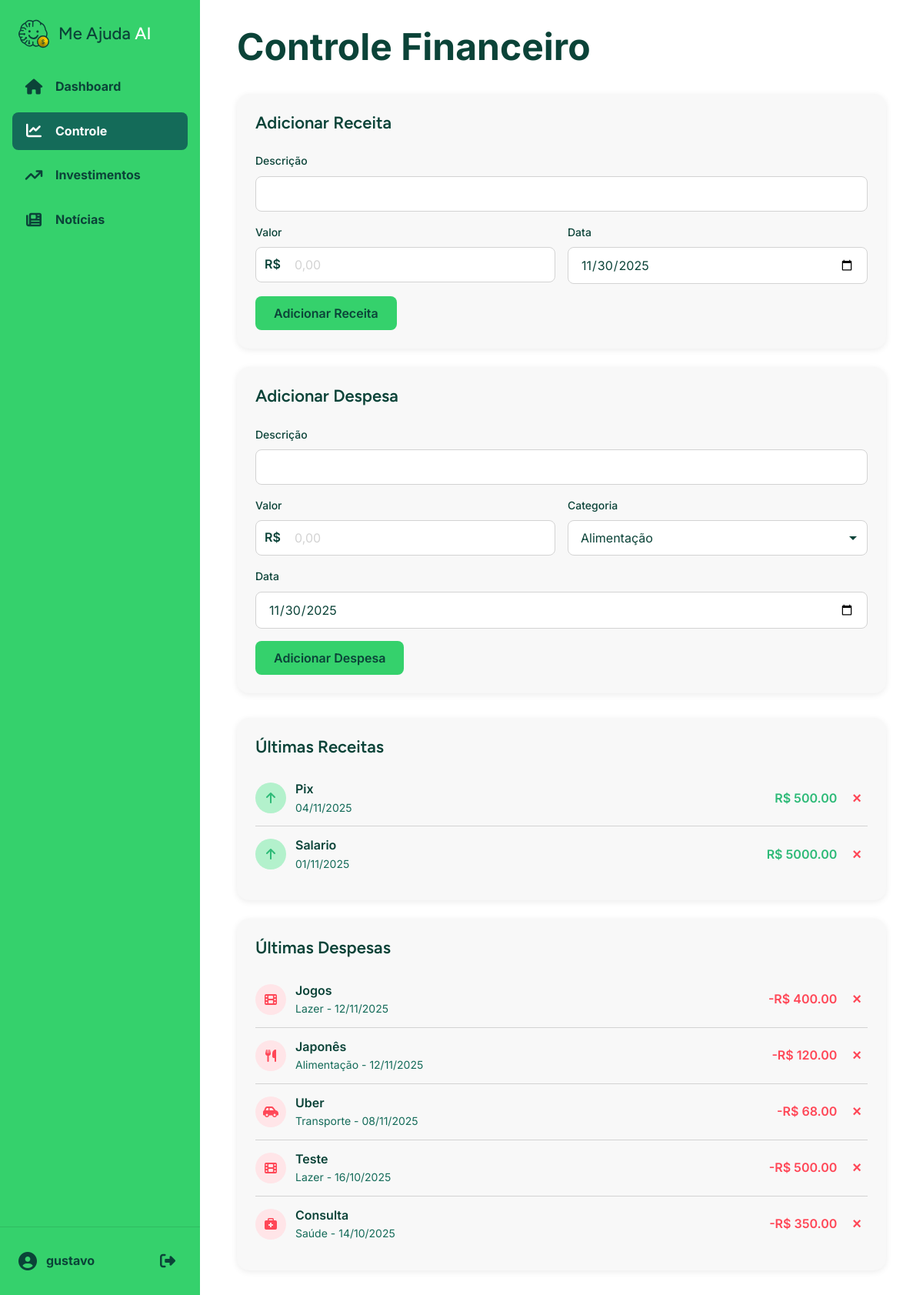
/controle (signed in), run on the app's committed database.
### project/models.py (models this page shows, shortened)
class User(db.Model, UserMixin):
    id = db.Column(db.Integer, primary_key=True)
    name = db.Column(db.String(150), nullable=False)
    email = db.Column(db.String(150), unique=True, nullable=False, index=True)
    password_hash = db.Column(db.String(128), nullable=False)
    goals = db.relationship('Goal', backref='owner', lazy=True, cascade="all, delete-orphan")
    incomes = db.relationship('Income', backref='owner', lazy=True, cascade="all, delete-orphan")
    expenses = db.relationship('Expense', backref='owner', lazy=True, cascade="all, delete-orphan")

class Income(db.Model):
    id = db.Column(db.Integer, primary_key=True)
    description = db.Column(db.String(256), nullable=False)
    amount = db.Column(db.Float, nullable=False)
    date = db.Column(db.Date, nullable=False, default=datetime.utcnow, index=True)
    user_id = db.Column(db.Integer, db.ForeignKey('user.id'), nullable=False)

class Expense(db.Model):
    id = db.Column(db.Integer, primary_key=True)
    description = db.Column(db.String(256), nullable=False)
    amount = db.Column(db.Float, nullable=False)
    category = db.Column(db.String(128), default='Geral', index=True)
    date = db.Column(db.Date, nullable=False, default=datetime.utcnow, index=True)  # Mudei para Date object
    user_id = db.Column(db.Integer, db.ForeignKey('user.id'), nullable=False)

### project/main/routes.py (the view)
@main.route('/controle', methods=['GET', 'POST'])
@login_required
def controle():
    income_form = IncomeForm(prefix='income')
    expense_form = ExpenseForm(prefix='expense')
    expense_form.category.choices = [(c, c) for c in EXPENSE_CATEGORIES]
    if request.method == "GET":
        if not income_form.date.data: income_form.date.data = datetime.utcnow().date()
        if not expense_form.date.data: expense_form.date.data = datetime.utcnow().date()
    if 'income-submit_income' in request.form and income_form.validate_on_submit():
        new_income = Income(description=income_form.description.data, amount=income_form.amount.data,
                            date=income_form.date.data, owner=current_user)
        db.session.add(new_income)
        db.session.commit()
        return redirect(url_for('main.controle'))
    if 'expense-submit_expense' in request.form and expense_form.validate_on_submit():
        new_expense = Expense(description=expense_form.description.data, amount=expense_form.amount.data,
                              category=expense_form.category.data, date=expense_form.date.data, owner=current_user)
        db.session.add(new_expense)
        db.session.commit()
        return redirect(url_for('main.controle'))
    incomes = Income.query.filter_by(owner=current_user).order_by(Income.date.desc()).limit(10).all()
    expenses = Expense.query.filter_by(owner=current_user).order_by(Expense.date.desc()).limit(10).all()
    return render_template('controle.html',
                           title='Controle Financeiro',
                           income_form=income_form,
                           expense_form=expense_form,
                           incomes=incomes,
                           expenses=expenses,
                           category_icons=CATEGORY_ICONS)

### project/main/forms.py
class IncomeForm(FlaskForm):
    description = StringField('Descrição', validators=[DataRequired()])
    amount = FloatField('Valor', validators=[DataRequired(), NumberRange(min=0.01)])
    date = DateField('Data', validators=[DataRequired()], format='%Y-%m-%d')
    submit_income = SubmitField('Adicionar Receita')

class ExpenseForm(FlaskForm):
    description = StringField('Descrição', validators=[DataRequired()])
    amount = FloatField('Valor', validators=[DataRequired(), NumberRange(min=0.01)])
    category = SelectField('Categoria', validators=[DataRequired()])
    date = DateField('Data', validators=[DataRequired()], format='%Y-%m-%d')
    submit_expense = SubmitField('Adicionar Despesa')

### project/models.py (called while the page is built)
@login_manager.user_loader
def load_user(user_id):
    return User.query.get(int(user_id))

### project/templates/controle.html (shortened to what this page needs)
{% extends "dashboard_base.html" %}
{% block content %}
    <h1>Controle Financeiro</h1>
    <div class="controle-grid">
        <div class="forms-column">
            <div class="card form-card">
                <h2>Adicionar Receita</h2>
                <form method="POST" action="" novalidate>
                    <div class="form-group">
                        {{ income_form.description.label }}
                        {{ income_form.description(class="form-control") }}
                    </div>
                    <div class="form-group-row">
                        <div class="form-group">
                            {{ income_form.amount.label }}
                            <div class="currency-input-wrapper">
                                <input type="text" class="form-control currency-mask" placeholder="0,00" inputmode="decimal">
                            </div>
                        </div>
                        <div class="form-group">
                            {{ income_form.date.label }}
                            {{ income_form.date(class="form-control") }}
                        </div>
                    </div>
                    {{ income_form.submit_income(class="btn-primary") }}
                </form>
            </div>
            <div class="card form-card">
                <h2>Adicionar Despesa</h2>
                <form method="POST" action="" novalidate>
                    <div class="form-group">
                        {{ expense_form.description.label }}
                        {{ expense_form.description(class="form-control") }}
                    </div>
                    <div class="form-group-row">
                        <div class="form-group">
                            {{ expense_form.amount.label }}
                            <div class="currency-input-wrapper">
                                <input type="text" class="form-control currency-mask" placeholder="0,00" inputmode="decimal">
                            </div>
                        </div>
                        <div class="form-group">
                            {{ expense_form.category.label }}
                            {{ expense_form.category(class="form-control") }}
                        </div>
                    </div>
                    <div class="form-group">
                        {{ expense_form.date.label }}
                        {{ expense_form.date(class="form-control") }}
                    </div>
                    {{ expense_form.submit_expense(class="btn-primary") }}
                </form>
            </div>
        </div>
        <div class="lists-column">
            <div class="card list-card">
                <h2>Últimas Receitas</h2>
                <ul class="item-list">
                    {% for item in incomes %}
                    <li class="item-row">
                        <div class="item-icon income">
                            <i class="fa-solid fa-arrow-up"></i>
                        </div>
                        <div class="item-info">
                            <span class="item-desc">{{ item.description }}</span>
                            <span class="item-date">{{ item.date.strftime('%d/%m/%Y') }}</span>
                        </div>
                        <div class="item-value income">
                            R$ {{ "%.2f"|format(item.amount) }}
                        </div>
                        <form action="{{ url_for('main.delete_income', item_id=item.id) }}" method="POST">
                            <button type="submit" class="btn-delete" title="Excluir">&times;</button>
                        </form>
                    </li>
                    {% else %}
                    <li class="item-row-empty">Nenhuma receita adicionada.</li>
                    {% endfor %}
                </ul>
            </div>
            <div class="card list-card">
                <h2>Últimas Despesas</h2>
                <ul class="item-list">
                    {% for item in expenses %}
                    <li class="item-row">
                        <div class="item-icon expense">
                            <i class="{{ category_icons.get(item.category, category_icons.default) }}"></i>
                        </div>
                        <div class="item-info">
                            <span class="item-desc">{{ item.description }}</span>
                            <span class="item-date">{{ item.category }} - {{ item.date.strftime('%d/%m/%Y') }}</span>
                        </div>
                        <div class="item-value expense">
                            -R$ {{ "%.2f"|format(item.amount) }}
                        </div>
                        <form action="{{ url_for('main.delete_expense', item_id=item.id) }}" method="POST">
                            <button type="submit" class="btn-delete" title="Excluir">&times;</button>
                        </form>
                    </li>
                    {% else %}
                    <li class="item-row-empty">Nenhuma despesa adicionada.</li>
                    {% endfor %}
                </ul>
            </div>
        </div>
    </div>
{% endblock %}

### project/templates/dashboard_base.html (shortened to what this page needs)
<!DOCTYPE html>
<html lang="pt-br">
<head>
    <link rel="stylesheet" href="https://cdnjs.cloudflare.com/ajax/libs/font-awesome/6.5.2/css/all.min.css" xintegrity="sha512-SnH5WK+bZxgPHs44uWIX+LLJAJ9/2PkPKZ5QiAj6Ta86w+fsb2TkcmfRyVX3pBnMFcV7oQPJkl9QevSCWr3W6A==" />
    <link rel="stylesheet" href="{{ url_for('static', filename='css/main.css') }}">
</head>
<body>
    <div class="dashboard-layout">
        <nav class="sidebar">
            <div class="sidebar-header">
                <img src="{{ url_for('static', filename='images/Me_ajuda_ai_logo.svg') }}" alt="Logo" class="sidebar-logo">
                <h1 class="sidebar-title">Me Ajuda <span>AI</span></h1>
            </div>
            <ul class="sidebar-nav">
                <li>
                    <a href="{{ url_for('main.index') }}"
                       class="{{ 'active' if request.endpoint.startswith('main.index') else '' }}">
                        <i class="fa-solid fa-house"></i>
                        <span>Dashboard</span>
                    </a>
                </li>
                <li>
                    <a href="{{ url_for('main.controle') }}"
                       class="{{ 'active' if request.endpoint.startswith('main.controle') else '' }}">
                        <i class="fa-solid fa-chart-line"></i>
                        <span>Controle</span>
                    </a>
                </li>
                <li>
                    <a href="#">
                        <i class="fa-solid fa-arrow-trend-up"></i>
                        <span>Investimentos</span>
                    </a>
                </li>
                <li>
                    <a href="#">
                        <i class="fa-solid fa-newspaper"></i>
                        <span>Notícias</span>
                    </a>
                </li>
            </ul>
            <div class="sidebar-footer">
                <div class="user-info">
                    <i class="fa-solid fa-user-circle"></i>
                    <span>{{ current_user.name }}</span>
                </div>
                <a href="{{ url_for('auth.logout') }}" class="logout-button" title="Sair">
                    <i class="fa-solid fa-right-from-bracket"></i>
                </a>
            </div>
        </nav>
        <main class="main-content">
            {% block content %}{% endblock %}
        </main>
    </div>
</body>
</html>

### project/static/css/base/typography.css (style rules this page uses)
h1 { font-family: var(--font-inter); font-size: 48px; font-weight: 700; color: var(--verde-secundario); line-height: 1.2; }
h2 { font-family: var(--font-figtree); font-size: 36px; font-weight: 600; color: var(--verde-secundario); line-height: 1.3; }

### project/static/css/components/buttons.css (style rules this page uses)
.btn, button.btn, input[type="submit"].btn, .btn-primary, .btn-secondary, .btn-primary-goal, .btn-primary-card { padding: 12px 24px !important; border: none !important; border-radius: 8px !important; font-family: var(--font-inter) !important; font-size: 16px !important; font-weight: 600 !important; cursor: pointer !important; transition: all 0.2s ease !important; display: inline-flex !important; align-items: center !important; justify-content: center !important; gap: 8px !important; text-decoration: none !important; text-align: center !important; }
.btn-primary, input[type="submit"].btn-primary, button.btn-primary { background-color: var(--verde-primario) !important; color: var(--verde-secundario) !important; }
.btn-delete { background: none !important; border: none !important; color: var(--vermelho) !important; font-size: 20px !important; font-weight: 700 !important; cursor: pointer !important; padding: 4px 8px !important; border-radius: 4px !important; transition: background-color 0.2s ease !important; }

### project/static/css/components/forms.css (style rules this page uses)
.form-group { margin-bottom: 16px !important; position: relative; }
.form-group label { display: block !important; font-family: var(--font-inter) !important; font-size: 14px !important; font-weight: 500 !important; color: var(--verde-secundario) !important; margin-bottom: 8px !important; }
.form-control, input.form-control, select.form-control, textarea.form-control, input[type="text"], input[type="email"], input[type="password"], input[type="date"], input[type="number"] { width: 100% !important; padding: 12px 16px !important; font-family: var(--font-inter) !important; font-size: 16px !important; color: var(--verde-secundario) !important; border: 1px solid var(--gelo) !important; border-radius: 8px !important; background-color: var(--branco) !important; transition: border-color 0.2s ease !important; box-sizing: border-box !important; }
.form-control::placeholder, input::placeholder { color: var(--gelo) !important; }
.form-group-row { display: flex !important; gap: 16px !important; }
.form-group-row .form-group { flex: 1 !important; }
.currency-input-wrapper { position: relative !important; }
.currency-input-wrapper::before { content: 'R$'; position: absolute; left: 12px; top: 50%; transform: translateY(-50%); font-family: var(--font-inter); font-size: 16px; font-weight: 600; color: var(--verde-secundario); z-index: 2; }
.form-control.currency-mask { padding-left: 50px !important; position: relative; z-index: 1; }
select.form-control { cursor: pointer; appearance: none; background-repeat: no-repeat; background-position: right 12px center; padding-right: 36px; }

### project/static/css/components/cards.css (style rules this page uses)
.card { background: var(--branco); border-radius: var(--radius-xl); padding: var(--spacing-24); box-shadow: var(--shadow-sm); transition: transform var(--transition-fast), box-shadow var(--transition-fast); }
.card h2 { font-family: var(--font-figtree); font-size: 22px; font-weight: 600; color: var(--verde-secundario); margin-bottom: var(--spacing-16); display: flex; align-items: center; gap: 10px; }
.form-card { background-color: #F8F8F8; }
.form-card h2 { margin-bottom: var(--spacing-24); }
.list-card { background-color: #F8F8F8; }

### data on the page
User: name "gustavo"
Income: description "Pix", date "04/11/2025", amount "500.00"
Income: description "Salario", date "01/11/2025", amount "5000.00"
Expense: description "Jogos", category "Lazer", date "12/11/2025", amount "400.00"
Expense: description "Japonês", category "Alimentação", date "12/11/2025", amount "120.00"
Expense: description "Uber", category "Transporte", date "08/11/2025", amount "68.00"
Expense: description "Teste", category "Lazer", date "16/10/2025", amount "500.00"
Expense: description "Consulta", category "Saúde", date "14/10/2025", amount "350.00"

### other printed values
{{ income_form.description.label }} "Descrição"
{{ income_form.amount.label }} "Valor"
{{ income_form.date.label }} "Data"
{{ expense_form.description.label }} "Descrição"
{{ expense_form.amount.label }} "Valor"
{{ expense_form.category.label }} "Categoria"
{{ expense_form.date.label }} "Data"
